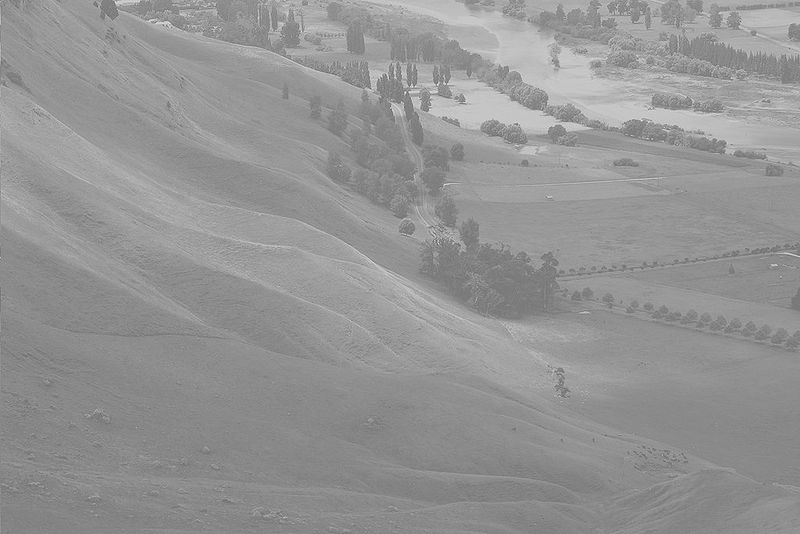
#> input picture Week6/Tutorial/python_example/homework1_coding/800px-Unequalized_Hawkes_Bay_NZ.jpg, 800 x 534 px
$ python edge_detector_api.py ../homework1_coding/800px-Unequalized_Hawkes_Bay_NZ.jpg
#> lines starting #> are read from the running program, lines starting #| are printed output that depends on the picture
from matplotlib.pyplot import imshow, show, subplot, gray, title, axis
import numpy as np
import cv2

if __name__ == '__main__':
    from sys import argv
    if len(argv) < 2:
        print("Usage: python %s <image>" % argv[0])
        exit()
    im = cv2.imread(argv[1],0)
#> im is the input picture: shape (534, 800); min 86, max 246, mean 148
    subplot(1, 2, 1)
    imshow(im,cmap='gray')
    axis('off')
    title('Original')
    m = np.max(im)
#> m = 246
    edges=cv2.Canny(im, m*0.1, m*0.8)
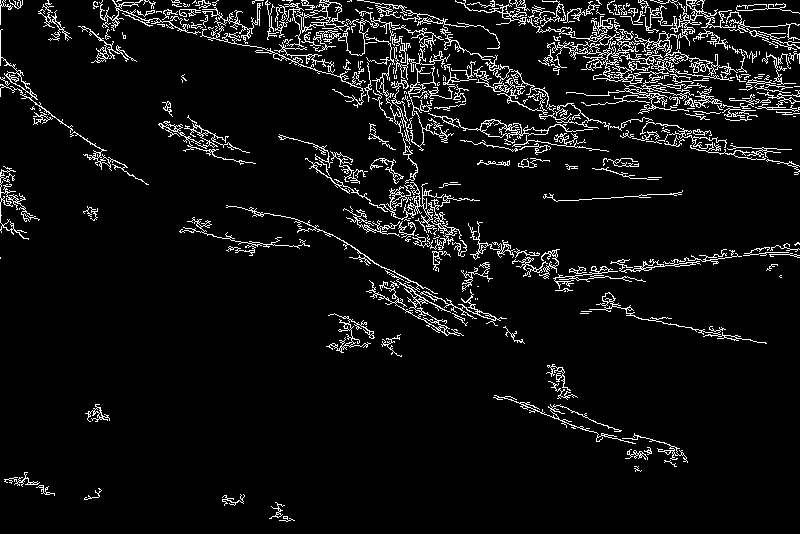
#> edges: shape (534, 800); 6.4% white in thin lines or dots

    # [4 lines of commented-out code are left out]

    subplot(1, 2, 2)
    imshow(edges,cmap='gray')
    axis('off')
    title('Edges')

    show()
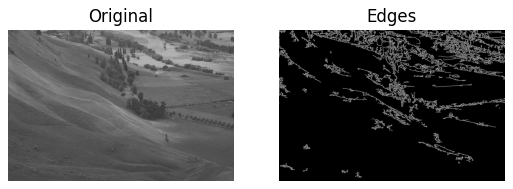
#> figure drawn by matplotlib, 2 panels
